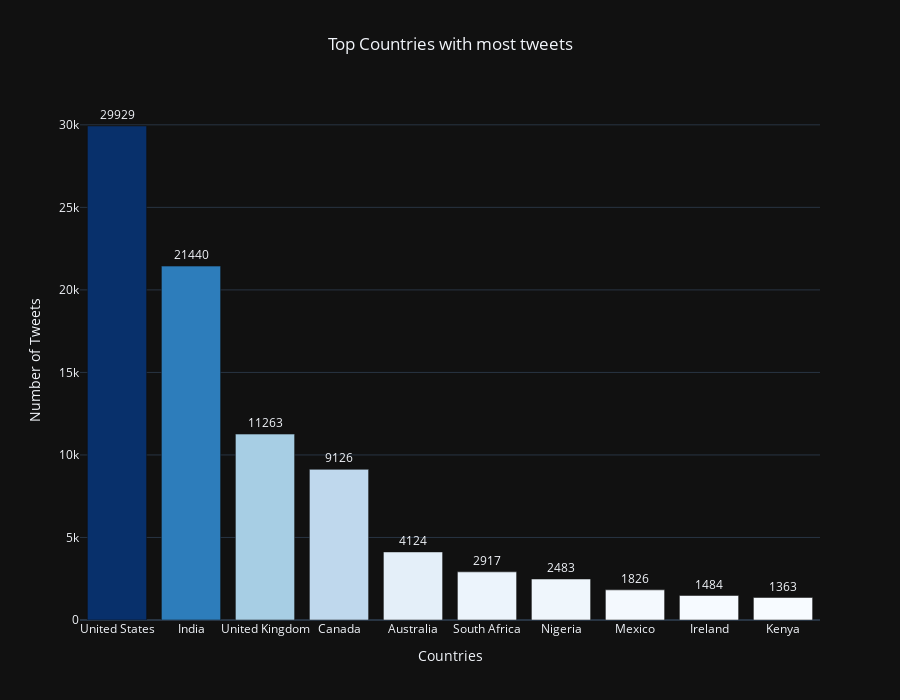

Here is the notebook cell this chart was saved with:
### Code cell
# Top Countries with most tweets
fig = go.Figure(go.Bar(x=all_tweet_location['COUNTRY'][:10],
                       y=all_tweet_location['count'][:10],
                       marker={'color': all_tweet_location['count'][:10], 'colorscale': 'blues'},  
                       text=all_tweet_location['count'][:10],
                       textposition = "outside"))

fig.update_layout(title_text='Top Countries with most tweets',
                  xaxis_title="Countries",
                  yaxis_title="Number of Tweets ",
                  template="plotly_dark",
                  height=700,
                  title_x=0.5)
fig.show()

### Figure 1 — Plotly figure (JSON) as saved in the notebook; plotly's stock layout.template omitted (floating-point values rounded to 4 significant figures)
{"data": [{"marker": {"color": [29929, 21440, 11263, 9126, 4124, 2917, 2483, 1826, 1484, 1363], "colorscale": [[0, "rgb(247,251,255)"], [0.125, "rgb(222,235,247)"], [0.25, "rgb(198,219,239)"], [0.375, "rgb(158,202,225)"], [0.5, "rgb(107,174,214)"], [0.625, "rgb(66,146,198)"], [0.75, "rgb(33,113,181)"], [0.875, "rgb(8,81,156)"], [1, "rgb(8,48,107)"]]}, "text": [29929, 21440, 11263, 9126, 4124, 2917, 2483, 1826, 1484, 1363], "textposition": "outside", "type": "bar", "x": ["United States", "India", "United Kingdom", "Canada", "Australia", "South Africa", "Nigeria", "Mexico", "Ireland", "Kenya"], "y": [29929, 21440, 11263, 9126, 4124, 2917, 2483, 1826, 1484, 1363]}], "layout": {"height": 700, "title": {"text": "Top Countries with most tweets", "x": 0.5}, "xaxis": {"title": {"text": "Countries"}}, "yaxis": {"title": {"text": "Number of Tweets "}}}}
